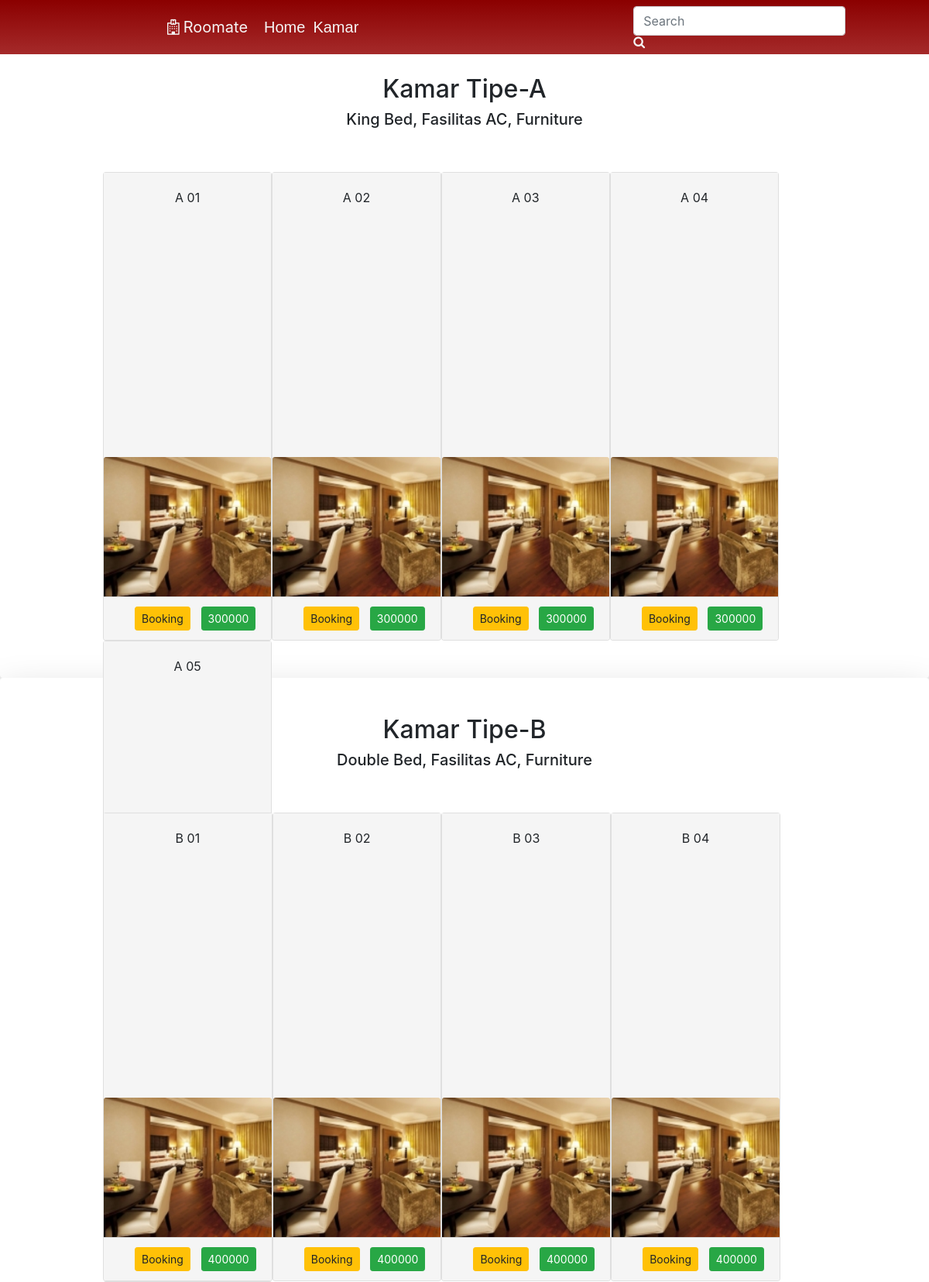
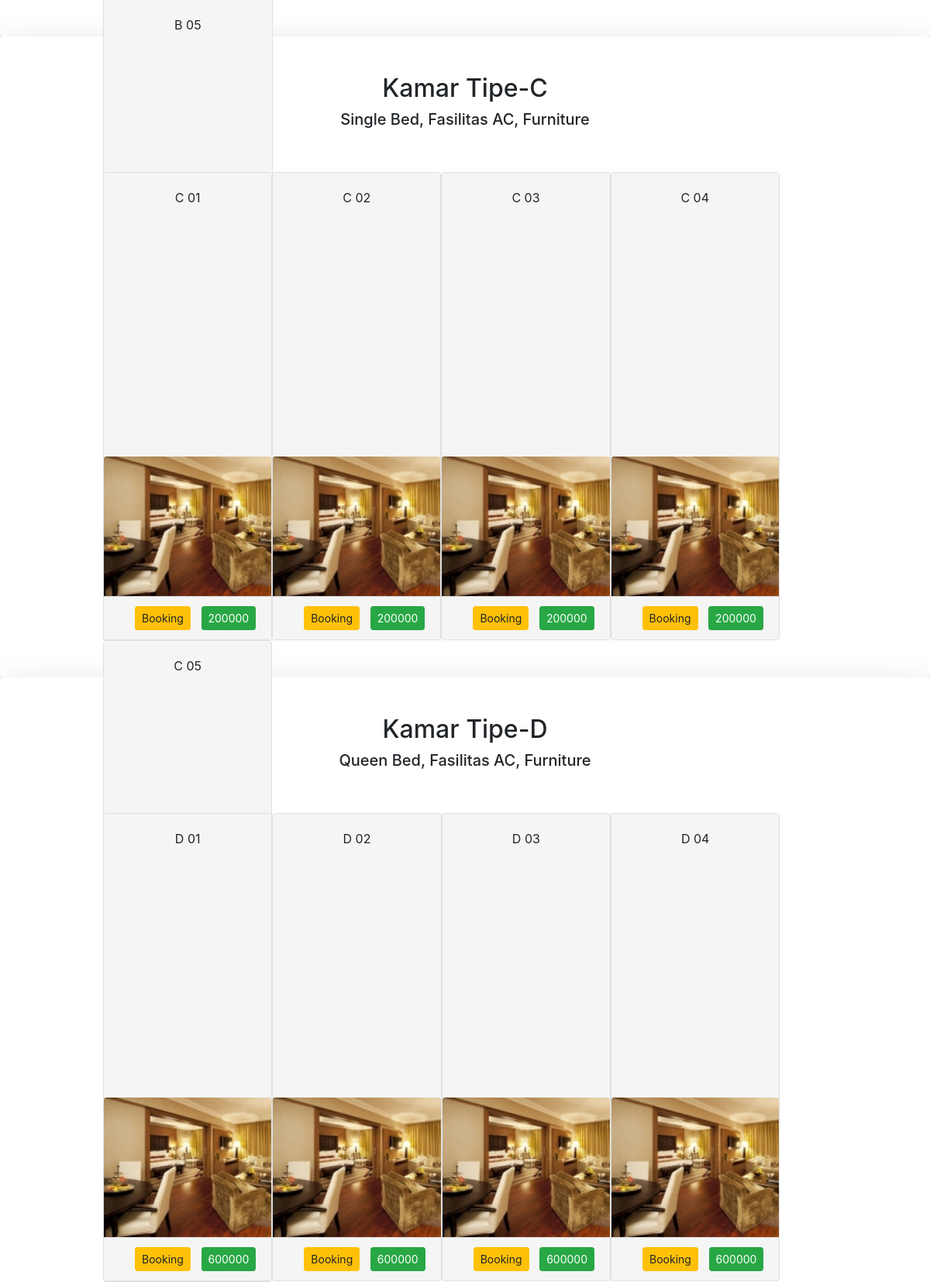
The page /hotel-client/index.php/kamar_user (upper part) on the database its author committed (2 pictures, top to bottom).
### tables this page shows
CREATE TABLE `kamar` (
  `id_kamar` int(11) NOT NULL,
  `no_kamar` varchar(10) NOT NULL,
  `type` enum('king','double','single','queen') NOT NULL,
  `harga` int(50) NOT NULL
);

### hotel-client/application/controllers/kamar_user.php (called while the page is built, shortened)
<?php
class kamar_user extends CI_Controller {
    public function __construct(){
         $this->load->model('kamar_model');
    }
    public function index()
    {
        $data['title']='Kamar';
        $data['kamarA']=$this->kamar_model->listkamarA();
        $data['kamarB']=$this->kamar_model->listkamarB();
        $data['kamarC']=$this->kamar_model->listkamarC();
        $data['kamarD']=$this->kamar_model->listkamarD();
        $this->load->view('template/header_user',$data);
        $this->load->view('kamar_user/index');
        $this->load->view('template/footer_user');
    }
}
?>

### hotel-client/index.php (called while the page is built, shortened)
<?php
require_once BASEPATH.'core/CodeIgniter.php';

### hotel-client/application/models/Kamar_model.php (called while the page is built, shortened)
<?php
class Kamar_model extends CI_Model {
    public function listkamarA(){
        $query = $this->db->query("SELECT * FROM kamar WHERE no_kamar LIKE '%A%'");
        return $query->result_array();
    }
    public function listkamarB(){
        $query = $this->db->query("SELECT * FROM kamar WHERE no_kamar LIKE '%B%'");
        return $query->result_array();
    }
    public function listkamarC(){
        $query = $this->db->query("SELECT * FROM kamar WHERE no_kamar LIKE '%C%'");
        return $query->result_array();
    }
    public function listkamarD(){
        $query = $this->db->query("SELECT * FROM kamar WHERE no_kamar LIKE '%D%'");
        return $query->result_array();
    }
}
?>

### hotel-client/application/views/kamar_user/index.php (the view)
<br><br>
<div class="shadow-lg p-5 bg-white rounded">
    <h2 style="text-align:center">Kamar Tipe-A</h2>
    <h5 style="text-align:center">King Bed, Fasilitas AC, Furniture</h5>
    <br><br>
    <div class="card-group" style="margin-left:100px">
        <div class="row row-cols-1 row-cols-md-3">
        <?php foreach($kamarA as $ka):?>
          <div class="card h-100">
          <div class="card-body" style="text-align:center; background-color:#F5F5F5">
          <?= $ka['no_kamar'];?>
          </div>
          <img src="assets/img/room3.jpg" class="card-img-top" alt="...">
              <div class="card-footer" style="background-color:#F5F5F5">
              <small class="text-muted" style="margin-left:20px">
              <a href="#"
                  class="btn btn-warning btn-sm">Booking</a>
              <button type="button" class="btn btn-success btn-sm" style="margin-left:10px"><?= $ka['harga'];?></button>
              </small>
              </div>
          </div>
          <?php endforeach; ?>
        </div>
     </div>
</div>
<div class="shadow-lg p-5 bg-white rounded">
    <h2 style="text-align:center">Kamar Tipe-B</h2>
    <h5 style="text-align:center">Double Bed, Fasilitas AC, Furniture</h5>
    <br><br>
    <div class="card-group" style="margin-left:100px">
        <div class="row row-cols-1 row-cols-md-3">
        <?php foreach($kamarB as $kb):?>
          <div class="card h-100">
          <div class="card-body" style="text-align:center; background-color:#F5F5F5">
          <?= $kb['no_kamar'];?>
          </div>
          <img src="assets/img/room3.jpg" class="card-img-top" alt="...">
              <div class="card-footer" style="background-color:#F5F5F5">
              <small class="text-muted" style="margin-left:20px">
              <a href="#"
                  class="btn btn-warning btn-sm">Booking</a>
                      <button type="button" class="btn btn-success btn-sm" style="margin-left:10px"><?= $kb['harga'];?></button>
              </small>
              </div>
          </div>
          <?php endforeach; ?>
        </div>
     </div>
</div>
<div class="shadow-lg p-5 bg-white rounded">
    <h2 style="text-align:center">Kamar Tipe-C</h2>
    <h5 style="text-align:center">Single Bed, Fasilitas AC, Furniture</h5>
    <br><br>
    <div class="card-group" style="margin-left:100px">
        <div class="row row-cols-1 row-cols-md-3">
        <?php foreach($kamarC as $kc):?>
          <div class="card h-100">
          <div class="card-body" style="text-align:center; background-color:#F5F5F5">
          <?= $kc['no_kamar'];?>
          </div>
          <img src="assets/img/room3.jpg" class="card-img-top" alt="...">
              <div class="card-footer" style="background-color:#F5F5F5">
              <small class="text-muted" style="margin-left:20px">
              <a href="#"
                  class="btn btn-warning btn-sm">Booking</a>
                      <button type="button" class="btn btn-success btn-sm" style="margin-left:10px"><?= $kc['harga'];?></button>
              </small>
              </div>
          </div>
          <?php endforeach; ?>
        </div>
     </div>
</div>
<div class="shadow-lg p-5 bg-white rounded">
    <h2 style="text-align:center">Kamar Tipe-D</h2>
    <h5 style="text-align:center">Queen Bed, Fasilitas AC, Furniture</h5>
    <br><br>
    <div class="card-group" style="margin-left:100px">
        <div class="row row-cols-1 row-cols-md-3">
        <?php foreach($kamarD as $kd):?>
          <div class="card h-100">
          <div class="card-body" style="text-align:center; background-color:#F5F5F5">
          <?= $kd['no_kamar'];?>
          </div>
          <img src="assets/img/room3.jpg" class="card-img-top" alt="...">
              <div class="card-footer" style="background-color:#F5F5F5">
              <small class="text-muted" style="margin-left:20px">
              <a href="#"
                  class="btn btn-warning btn-sm">Booking</a>
                      <button type="button" class="btn btn-success btn-sm" style="margin-left:10px"><?= $kd['harga'];?></button>
              </small>
              </div>
          </div>
          <?php endforeach; ?>
        </div>
     </div>
</div>

### hotel-client/application/views/template/header_user.php (shortened to what this page needs)
<!doctype html>
<html lang="en">
  <head>
    <link rel="stylesheet" href="https://stackpath.bootstrapcdn.com/bootstrap/4.1.3/css/bootstrap.min.css">
    <link rel="stylesheet" href="https://cdnjs.cloudflare.com/ajax/libs/OwlCarousel2/2.3.4/owl.carousel.js">
    <link rel="stylesheet" href="https://cdnjs.cloudflare.com/ajax/libs/OwlCarousel2/2.3.4/owl.carousel.min.js">
    <link rel="stylesheet" href="https://stackpath.bootstrapcdn.com/font-awesome/4.7.0/css/font-awesome.min.css">
    <link rel="stylesheet" type="text/css" href="assets/css/reservasiuser.css">
  </head>
  <body>
    <nav class="navbar fixed-top navbar-expand-lg navbar-light bg-light" style="background-image: linear-gradient(#8B0000, brown);">
        <a class="navbar-brand" href="#" style="margin-left:200px;color:whitesmoke"><i class="fa fa-hospital-o" aria-hidden="true" style="margin-right:5px"></i>Roomate</a>
      <div class="collapse navbar-collapse">
        <ul class="navbar-nav" id="menu">
          <li class="nav-item">
            <a class="nav-link" href="<?= base_url(); ?>home_user" style="color:whitesmoke">Home</a>
          </li>
          <li class="nav-item">
            <a class="nav-link" href="<?= base_url(); ?>kamar_user" style="color:whitesmoke">Kamar</a>
          </li>
        </ul>
      </div>
      <div class="collapse navbar-collapse">
        <ul class="navbar-nav">
          <li class="search" style="margin-left:350px" >
                    <form class="form-inline">
                      <input class="form-control mr-sm-2" type="search" placeholder="Search" aria-label="Search">
                      <i class="fa fa-search" style="color:whitesmoke"></i>
                    </form>
          </li>
        </ul>
  </div>
</nav>

### hotel-client/application/views/template/footer_user.php (shortened to what this page needs)
  </body>
</html>

### hotel-client/application/views/template/header_user.php (style rules this page uses)
#menu { margin: 0; padding: 0; margin-top: 0px; }
#menu li { list-style: none; display: inline-block; }
#menu li a { text-decoration: none; position: relative; color: #313131; font-size: 20px; font-weight: 50; font-family: sans-serif; display: block; overflow: hidden; transition: 0.3s all; padding: 0px 5px; }
#menu li a:before { content: ''; width: 30px; position: absolute; border-bottom: 2px solid whitesmoke; bottom: 0; right: 350px; transition: 0.3s all; }

### rows shown on the page
kamar: no_kamar "A 01", harga "300000"
kamar: no_kamar "A 02", harga "300000"
kamar: no_kamar "A 03", harga "300000"
kamar: no_kamar "A 04", harga "300000"
kamar: no_kamar "A 05"
kamar: no_kamar "B 01", harga "400000"
kamar: no_kamar "B 02", harga "400000"
kamar: no_kamar "B 03", harga "400000"
kamar: no_kamar "B 04", harga "400000"
kamar: no_kamar "B 05"
kamar: no_kamar "C 01", harga "200000"
kamar: no_kamar "C 02", harga "200000"
kamar: no_kamar "C 03", harga "200000"
kamar: no_kamar "C 04", harga "200000"
kamar: no_kamar "C 05"
kamar: no_kamar "D 01", harga "600000"
kamar: no_kamar "D 02", harga "600000"
kamar: no_kamar "D 03", harga "600000"
kamar: no_kamar "D 04", harga "600000"
